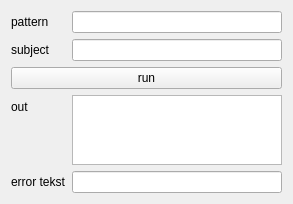
<?xml version="1.0" encoding="UTF-8"?>
<ui version="4.0">
 <class>Widget</class>
 <widget class="QWidget" name="Widget">
  <property name="geometry">
   <rect>
    <x>0</x>
    <y>0</y>
    <width>293</width>
    <height>179</height>
   </rect>
  </property>
  <property name="windowTitle">
   <string>Widget</string>
  </property>
  <layout class="QFormLayout" name="formLayout">
   <item row="0" column="0">
    <widget class="QLabel" name="label">
     <property name="text">
      <string>pattern</string>
     </property>
    </widget>
   </item>
   <item row="0" column="1">
    <widget class="QLineEdit" name="patternLE"/>
   </item>
   <item row="1" column="0">
    <widget class="QLabel" name="label_2">
     <property name="text">
      <string>subject</string>
     </property>
    </widget>
   </item>
   <item row="1" column="1">
    <widget class="QLineEdit" name="subjectLE"/>
   </item>
   <item row="2" column="0" colspan="2">
    <widget class="QPushButton" name="pushButton">
     <property name="text">
      <string>run</string>
     </property>
    </widget>
   </item>
   <item row="4" column="0">
    <widget class="QLabel" name="label_5">
     <property name="text">
      <string>error tekst</string>
     </property>
    </widget>
   </item>
   <item row="4" column="1">
    <widget class="QLineEdit" name="errorLE"/>
   </item>
   <item row="3" column="1">
    <widget class="QPlainTextEdit" name="uitvoerPTE"/>
   </item>
   <item row="3" column="0">
    <widget class="QLabel" name="label_3">
     <property name="text">
      <string>out</string>
     </property>
    </widget>
   </item>
  </layout>
 </widget>
 <resources/>
 <connections/>
</ui>
